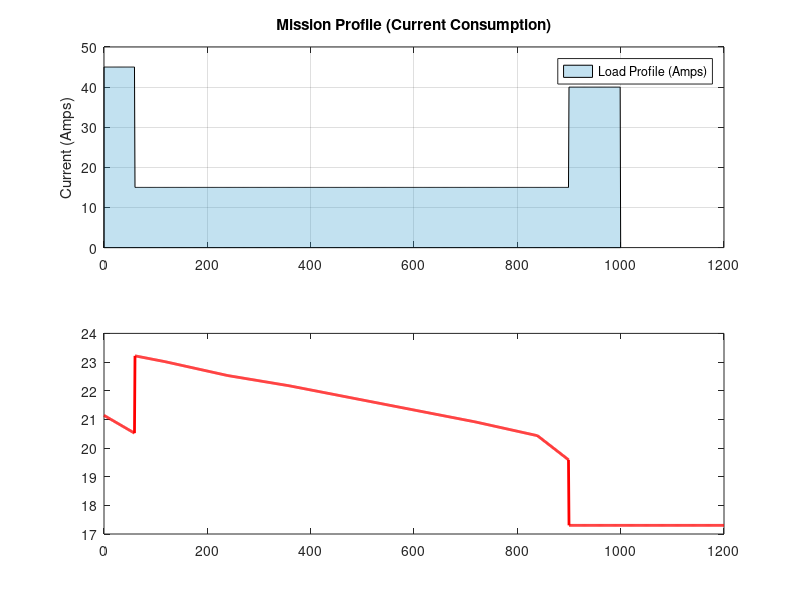

This chart was generated by the following MATLAB code: (Note: this script raises an error after producing the figure.)
%% ========================================================================
%  PROJECT: Li-Po Battery Discharge & Endurance Simulator
%  AUTHOR: Serdar Sokmen
%  PLATFORM: MATLAB
%
%  DESCRIPTION:
%  Accurately estimating flight time is critical for UAV safety.
%  Simple timers are dangerous because wind or aggressive flying consumes
%  more energy.
%
%  This script models a Li-Po battery discharge curve, accounting for:
%  1. State of Charge (SoC) vs. Open Circuit Voltage (OCV) non-linearity.
%  2. Voltage Sag due to Internal Resistance (V_drop = I * R_internal).
%  3. Variable Load Profile (Takeoff vs Cruise current draw).
% =========================================================================

clc; clear; close all;

%% 1. BATTERY CHARACTERISTICS (6S Li-Po Setup)
% -------------------------------------------------------------------------
cell_count = 6;             % 6S Battery
capacity_mah = 5000;        % Capacity in milliamp-hours
R_internal = 0.015;         % Internal Resistance per cell (Ohms) - approx
initial_voltage_per_cell = 4.20; 

% Simplified Li-Po Discharge Curve (Lookup Table)
% SoC (%) : 100, 90,  80,  70,  60,  50,  40,  30,  20,  10,  0
% Volts   : 4.2, 4.1, 4.0, 3.9, 3.85, 3.8, 3.75, 3.7, 3.6, 3.4, 3.0
soc_lookup = [100, 90, 80, 70, 60, 50, 40, 30, 20, 10, 0];
ocv_lookup = [4.20, 4.13, 4.06, 3.98, 3.92, 3.85, 3.78, 3.71, 3.63, 3.35, 3.00];

%% 2. MISSION PROFILE (Current Draw over Time)
% -------------------------------------------------------------------------
% We create a mission timeline: Takeoff -> Cruise -> Landing
duration = 1200; % 20 minutes max simulation (seconds)
dt = 1;          % 1 second steps
t = 0:dt:duration;

current_draw = zeros(size(t));

% Define Flight Phases (Amperes)
for i = 1:length(t)
    if t(i) < 60
        current_draw(i) = 45; % TAKEOFF (High power - VTOL Mode)
    elseif t(i) < 900
        current_draw(i) = 15; % CRUISE (Efficient - Plane Mode)
    elseif t(i) < 1000
        current_draw(i) = 40; % LANDING (Hover - VTOL Mode)
    else
        current_draw(i) = 0;  % Mission End
    end
end

%% 3. SIMULATION LOOP (Energy Integration)
% -------------------------------------------------------------------------
consumed_mah = 0;
voltage_log = zeros(size(t));
soc_log = zeros(size(t));
failsafe_triggered = false;
failsafe_time = 0;

fprintf('Simulation Started: 6S %d mAh Battery\n', capacity_mah);

for n = 1:length(t)
    
    % A. Calculate Consumed Energy (Coulomb Counting)
    % Amps * Seconds / 3600 = Amp-hours
    current_amps = current_draw(n);
    consumed_mah = consumed_mah + (current_amps * dt * 1000 / 3600);
    
    % B. Calculate Remaining State of Charge (SoC)
    remaining_mah = capacity_mah - consumed_mah;
    current_soc = (remaining_mah / capacity_mah) * 100;
    
    if current_soc < 0; current_soc = 0; end
    soc_log(n) = current_soc;
    
    % C. Look up Open Circuit Voltage (OCV) from Curve
    % Using linear interpolation to find voltage for current SoC
    cell_ocv = interp1(soc_lookup, ocv_lookup, current_soc, 'linear');
    
    % D. Calculate Voltage Sag (Ohm's Law)
    % V_terminal = V_ocv - (Current * Resistance)
    v_sag = current_amps * R_internal;
    
    % Total Voltage (All cells)
    total_voltage = (cell_ocv * cell_count) - (v_sag * cell_count);
    voltage_log(n) = total_voltage;
    
    % E. Failsafe Check (RTL Trigger)
    % Standard Low Battery Warning is around 3.5V per cell under load
    low_batt_threshold = 3.5 * cell_count;
    
    if total_voltage < low_batt_threshold && ~failsafe_triggered
        failsafe_triggered = true;
        failsafe_time = t(n);
    end
    
    % Stop simulation if battery is dead
    if total_voltage < (3.0 * cell_count)
        voltage_log(n:end) = total_voltage;
        fprintf('BATTERY DEPLETED at t = %.1f seconds!\n', t(n));
        break;
    end
end

%% 4. VISUALIZATION
% -------------------------------------------------------------------------
figure('Name', 'Battery Discharge Analysis', 'Color', 'w');

% Plot 1: Current Draw (The Mission)
subplot(2,1,1);
    area(t, current_draw, 'FaceColor', [0.2, 0.6, 0.8], 'FaceAlpha', 0.3);
    ylabel('Current (Amps)');
    title('Mission Profile (Current Consumption)');
    grid on;
    legend('Load Profile (Amps)');

% Plot 2: Voltage Sag & Depletion
subplot(2,1,2);
    plot(t, voltage_log, 'r', 'LineWidth', 2); hold on;
    yline(3.5 * cell_count, 'k--', 'RTL Warning (3.5V/cell)');
    
    title('Battery Voltage Response (with Voltage Sag)');
    xlabel('Time (seconds)');
    ylabel('Voltage (V)');
    grid on;
    
    if failsafe_triggered
        xline(failsafe_time, 'b-', 'FAILSAFE TRIGGERED');
    end

%% 5. REPORT
% -------------------------------------------------------------------------
fprintf('--------------------------------------\n');
fprintf('Consumed Capacity : %.1f mAh\n', consumed_mah);
if failsafe_triggered
    fprintf('RTL Triggered at  : %.1f seconds\n', failsafe_time);
else
    fprintf('Mission Completed without Low Battery Warning.\n');
end
fprintf('--------------------------------------\n');